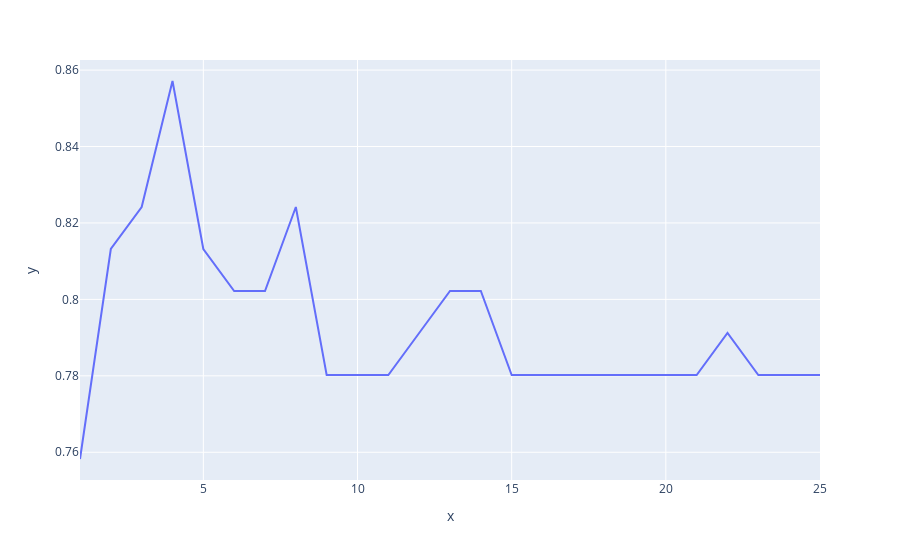

Source (notebook cell):
### Code cell
px.line(x=k_range,y=scores_list)

### Figure 1 — Plotly figure (JSON) as saved in the notebook; plotly's stock layout.template omitted (floating-point values rounded to 4 significant figures)
{"data": [{"hovertemplate": "x=%{x}<br>y=%{y}<extra></extra>", "legendgroup": "", "line": {"color": "#636efa", "dash": "solid"}, "marker": {"symbol": "circle"}, "mode": "lines", "name": "", "orientation": "v", "showlegend": false, "type": "scatter", "x": [1, 2, 3, 4, 5, 6, 7, 8, 9, 10, 11, 12, 13, 14, 15, 16, 17, 18, 19, 20, 21, 22, 23, 24, 25], "xaxis": "x", "y": [0.7582, 0.8132, 0.8242, 0.8571, 0.8132, 0.8022, 0.8022, 0.8242, 0.7802, 0.7802, 0.7802, 0.7912, 0.8022, 0.8022, 0.7802, 0.7802, 0.7802, 0.7802, 0.7802, 0.7802, 0.7802, 0.7912, 0.7802, 0.7802, 0.7802], "yaxis": "y"}], "layout": {"legend": {"tracegroupgap": 0}, "margin": {"t": 60}, "xaxis": {"anchor": "y", "domain": [0, 1], "title": {"text": "x"}}, "yaxis": {"anchor": "x", "domain": [0, 1], "title": {"text": "y"}}}}
